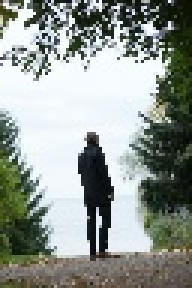
#> input picture Prototype/res/original.jpg, 64 x 96 px, found by its file name (shown 3 times larger)
$ python playground.py
#> lines starting #> are read from the running program, lines starting #| are printed output that depends on the picture
import multiprocessing
import cv2
import numpy as np
import math


# [25 lines of commented-out code are left out]

img = cv2.imread('original.jpg')
#> img is the input picture: shape (96, 64, 3); mean B, G, R 146.2, 152.3, 144.6
img_gray = cv2.cvtColor(img, cv2.COLOR_RGB2GRAY)
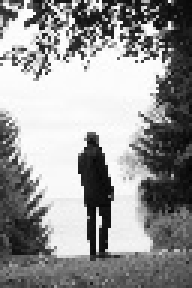
#> img_gray: shape (96, 64) (shown 3 times larger); min 4, max 255, mean 149.6
img_flat = img_gray.reshape((-1))
#> img_flat = 6144 values, max 255 at index 328, min 4 at index 3647, mean 149.6
print(img_flat.shape)
#| (6144,)
#> (the run stopped early here; a loop or call above may not have finished)
